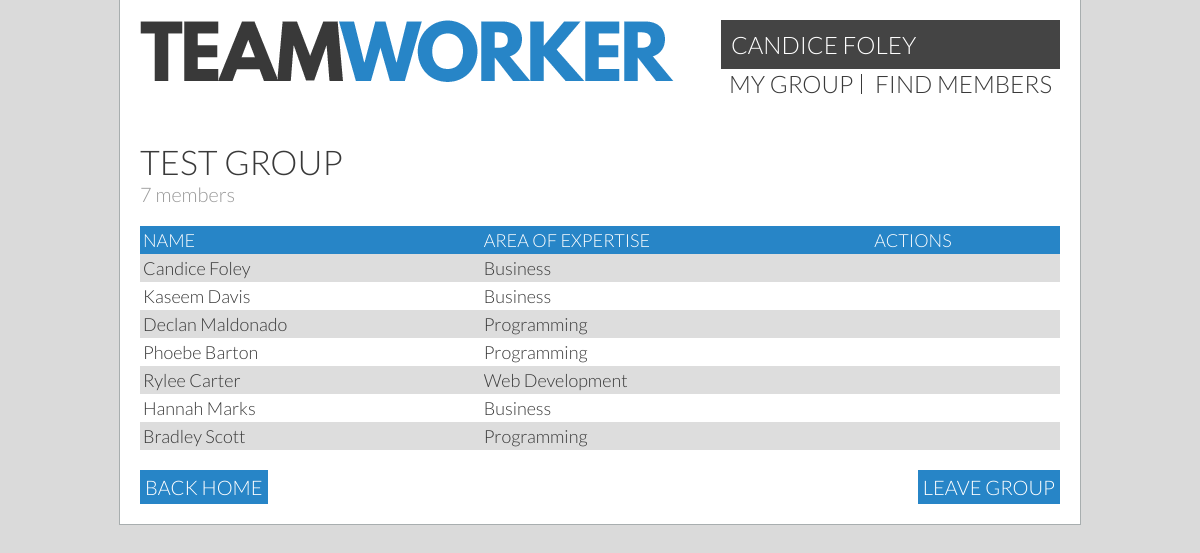
Page /list.php (signed in) on the committed database.
### tables this page shows
CREATE TABLE `users` (
  `id` int(11) unsigned NOT NULL AUTO_INCREMENT,
  `permissions` int(11) NOT NULL DEFAULT '1',
  `currentGroup` int(11) DEFAULT '0',
  `groupLeader` tinyint(1) DEFAULT NULL,
  `name` varchar(40) DEFAULT NULL,
  `email` varchar(40) DEFAULT NULL,
  `password` char(64) DEFAULT NULL,
  `dob` date DEFAULT NULL,
  `mainArea` varchar(30) DEFAULT NULL,
  `skills` varchar(30) DEFAULT NULL,
  `gpa` double DEFAULT NULL,
  `goal` double DEFAULT NULL,
  `bio` varchar(300) DEFAULT NULL,
  PRIMARY KEY (`id`),
  UNIQUE KEY `email` (`email`)
);

CREATE TABLE `groups` (
  `id` int(11) unsigned NOT NULL AUTO_INCREMENT,
  `name` varchar(40) NOT NULL DEFAULT '',
  `description` mediumtext,
  PRIMARY KEY (`id`),
  UNIQUE KEY `name` (`name`)
);

### userHandler.php (called while the page is built, shortened)
<?php
include_once('pdo.inc');
if(isset($_SESSION['id'])) {
  $sessionId = $_SESSION['id'];
  $query = ('SELECT * FROM users WHERE id = :id');
  $statement = $db -> prepare($query);
  $statement -> bindValue(':id', $sessionId);
  if (!$statement -> execute()) { print_r($statement->errorInfo()); }
  $result = $statement -> fetch(PDO::FETCH_ASSOC);
  $userId = $_SESSION['id'];
  $userName = $result['name'];
  $group = $result['currentGroup'];
}
?>

### groupHandler.php (called while the page is built, shortened)
<?php
function getGroup($db, $group) {
$query = ('SELECT * FROM users WHERE currentGroup = :myGroup');
$statement = $db -> prepare($query);
$statement -> bindValue(':myGroup', $group);
if (!$statement -> execute()) {
    print_r($statement->errorInfo());
}
$result = $statement -> fetchAll(PDO::FETCH_ASSOC);
return $result;
}
function getGroupName($groupId, $db) {
  $query = ('SELECT name FROM groups WHERE id = :groupId');
  $statement = $db -> prepare($query);
  $statement -> bindValue(':groupId', $groupId);
  if (!$statement -> execute()) { print_r($stm->errorInfo());}
  $result = $statement -> fetch(PDO::FETCH_ASSOC);
  return $result['name'];
}
?>

### list.php (the view, shortened to what this page needs)
<?php include('userHandler.php') ?>
<?php include('groupHandler.php') ?>
<!DOCTYPE HTML>
<html>
<head>
  <link href='style.css' rel='stylesheet' type='text/css'>
  <link href='colour.css' rel='stylesheet' type='text/css'>
</head>
<body>
  <main>
    <?php include "header.inc"; ?>
    <div class="content">
      <?php if ($group == 0) {
        echo "<h2>You're not in a group yet!</h2>";
        } else {
        $myGroup = getGroup($db, $group);
      ?>
      <h1><?php echo getGroupName($group, $db); ?></h1>
      <h2 class="subtitle"><?php echo sizeof($myGroup) ?> members</h2>
      <table>
        <tr>    <th>Name</th>   <th>Area of Expertise</th>  <th>Actions</th>    </tr>
        <?php
          foreach ($myGroup as $a) {
        ?>
          <tr>
            <td><?=$a['name']?></td>
            <td><?=$a['mainArea']?></td>
            <td>
            <?php if($a['id'] != $_SESSION['id'] && $groupLeader == true) {  ?>
            <a class="button" href="?action=remove&amp;user=<?=$a['id']?>" onclick="return confirm('Remove <?=$a['name']?>?')")>Remove from group</a>
            <?php }  ?></td>
          </tr>
        <?php  }  ?>
      </table>
      <a class="button right" href="?action=remove&amp;user=<?=$userId?>" onclick="return confirm('Leave <?php echo getGroupName($group, $db); ?>?')">Leave Group</a>
      <a class="button left" href="/">Back Home</a>
      <?php } ?>
    </div>
  </main>
</body>
</html>

### nav.inc (shortened to what this page needs)
<nav>
  <div class="topNavProfile">
    <a href='profile.php'><?=$userName?></a>
  </div>
  <ul>
    <?php if($group != 0) { ?>
      <li><a href="list.php">my group</a></li>
      <li><a href="filters.php">find members</a></li>
    <?php } ?>
  </ul>
</nav>

### style.css (style rules this page uses)
body { margin: 0; padding:0; font-family: 'Lato', sans-serif; font-weight: 300; font-size:20px; }
main { width:960px; height:auto; margin:0 auto; }
.content { margin: 20px; overflow: auto; }
h1 { font-weight:300; font-size:1.7em; text-transform:uppercase; margin: 15px 0 0 0; }
h2 { font-weight:300; font-size:1.3em; text-transform:uppercase; margin:15px 0; }
.subtitle { color: #999; font-size: 1em; text-transform: none; margin: 0; }
a { text-decoration:none; color:inherit; transition: opacity 0.3s ease; }
.button { display: inline-block; padding: 5px; text-transform: uppercase; color: #fff; background-color: #2785c7; }
.left { float: left; }
.right { float: right; }
nav { font-size:1.2em; text-transform: uppercase; display:inline-block; float:right; }
nav ul { list-style:none; padding:0; margin:0; }
nav li { display:inline-block; border-right:1px solid #393939; padding:0 8px; line-height:20px; }
nav ul li:last-child { border-right:none; }
.topNavProfile { background: #444; padding: 10px; }
.topNavProfile a { color: #fff; }
table { width:100%; box-sizing:border-box; font-size:0; border-spacing:0; margin:20px 0; }
th { text-transform:uppercase; font-weight: 300; }
td, th { font-size:18px; padding:3px; margin:0; text-align:left; min-height:1em; }

### colour.css (style rules this page uses)
body, .grain { background-color:#dadada; background-image:url(_resources/15p-grey.jpg); }
main { background-color:white; }
.accent, ul.filters li, form#login input[type="submit"], th, .progress, .blue-square, .status .online .icon { background-color:#2785c7; }
tr:nth-child(even) { background-color:#ddd; }
body, main { color:#393939; }
ul.filters li, form#login input[type="submit"], th, .glance, .status .icon { color:white; }
main { border: 1px solid #a8aeaf; border-top:none; }

### rows in the picture
users: name "CANDICE FOLEY", currentGroup.name "TEST GROUP", name "Candice Foley", mainArea "Business"
users: name "Kaseem Davis", mainArea "Business"
users: name "Declan Maldonado", mainArea "Programming"
users: name "Phoebe Barton", mainArea "Programming"
users: name "Rylee Carter", mainArea "Web Development"
users: name "Hannah Marks", mainArea "Business"
users: name "Bradley Scott", mainArea "Programming"

### other values in the picture
sizeof($myGroup) "7"
